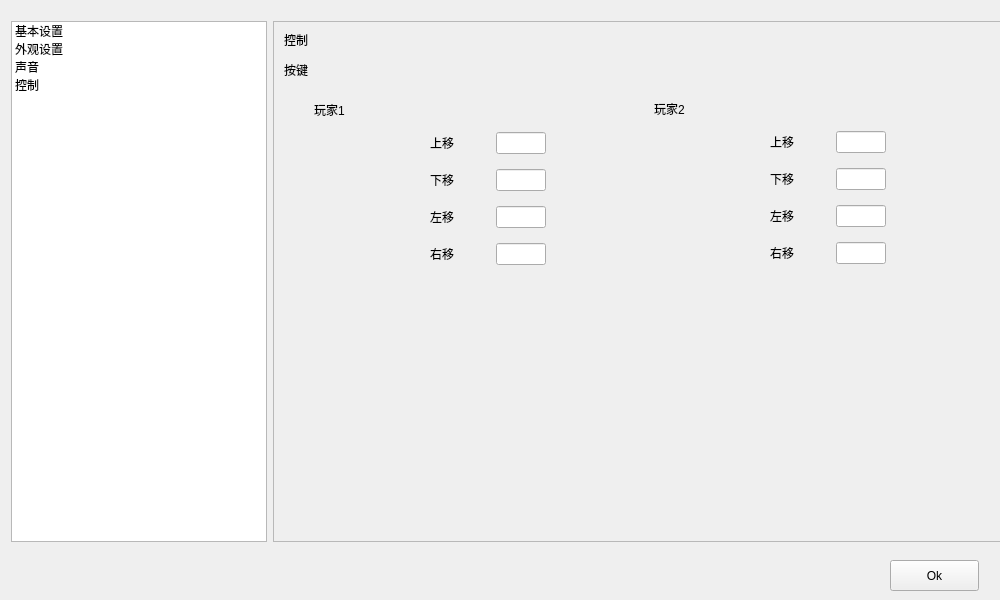
<?xml version="1.0" encoding="UTF-8"?>
<ui version="4.0">
 <class>Settings</class>
 <widget class="QWidget" name="Settings">
  <property name="geometry">
   <rect>
    <x>0</x>
    <y>0</y>
    <width>1000</width>
    <height>600</height>
   </rect>
  </property>
  <property name="sizePolicy">
   <sizepolicy hsizetype="Fixed" vsizetype="Fixed">
    <horstretch>0</horstretch>
    <verstretch>0</verstretch>
   </sizepolicy>
  </property>
  <property name="minimumSize">
   <size>
    <width>1000</width>
    <height>600</height>
   </size>
  </property>
  <property name="maximumSize">
   <size>
    <width>1000</width>
    <height>600</height>
   </size>
  </property>
  <property name="windowTitle">
   <string>设置</string>
  </property>
  <widget class="QPushButton" name="ok_button">
   <property name="geometry">
    <rect>
     <x>890</x>
     <y>560</y>
     <width>89</width>
     <height>31</height>
    </rect>
   </property>
   <property name="text">
    <string>Ok</string>
   </property>
  </widget>
  <widget class="QWidget" name="layoutWidget">
   <property name="geometry">
    <rect>
     <x>11</x>
     <y>21</y>
     <width>1170</width>
     <height>521</height>
    </rect>
   </property>
   <layout class="QHBoxLayout" name="horizontalLayout" stretch="1,0">
    <property name="sizeConstraint">
     <enum>QLayout::SetMaximumSize</enum>
    </property>
    <item>
     <widget class="QListWidget" name="settings_list">
      <property name="enabled">
       <bool>true</bool>
      </property>
      <property name="sizePolicy">
       <sizepolicy hsizetype="Fixed" vsizetype="Preferred">
        <horstretch>1</horstretch>
        <verstretch>0</verstretch>
       </sizepolicy>
      </property>
      <item>
       <property name="text">
        <string>基本设置</string>
       </property>
      </item>
      <item>
       <property name="text">
        <string>外观设置</string>
       </property>
      </item>
      <item>
       <property name="text">
        <string>声音</string>
       </property>
      </item>
      <item>
       <property name="text">
        <string>控制</string>
       </property>
      </item>
     </widget>
    </item>
    <item>
     <widget class="QStackedWidget" name="stack_widget">
      <property name="sizePolicy">
       <sizepolicy hsizetype="Minimum" vsizetype="Preferred">
        <horstretch>10</horstretch>
        <verstretch>0</verstretch>
       </sizepolicy>
      </property>
      <property name="frameShape">
       <enum>QFrame::StyledPanel</enum>
      </property>
      <property name="currentIndex">
       <number>3</number>
      </property>
      <widget class="QWidget" name="basic">
       <widget class="QLabel" name="label">
        <property name="geometry">
         <rect>
          <x>10</x>
          <y>10</y>
          <width>72</width>
          <height>15</height>
         </rect>
        </property>
        <property name="text">
         <string>基本设置</string>
        </property>
       </widget>
      </widget>
      <widget class="QWidget" name="page_2">
       <widget class="QLabel" name="label_2">
        <property name="geometry">
         <rect>
          <x>10</x>
          <y>10</y>
          <width>72</width>
          <height>15</height>
         </rect>
        </property>
        <property name="text">
         <string>外观设置</string>
        </property>
       </widget>
      </widget>
      <widget class="QWidget" name="audio">
       <widget class="QLabel" name="label_3">
        <property name="geometry">
         <rect>
          <x>10</x>
          <y>10</y>
          <width>72</width>
          <height>15</height>
         </rect>
        </property>
        <property name="text">
         <string>声音</string>
        </property>
       </widget>
       <widget class="QWidget" name="layoutWidget">
        <property name="geometry">
         <rect>
          <x>20</x>
          <y>40</y>
          <width>171</width>
          <height>51</height>
         </rect>
        </property>
        <layout class="QVBoxLayout" name="verticalLayout_9">
         <item>
          <widget class="QLabel" name="label_17">
           <property name="text">
            <string>实体</string>
           </property>
          </widget>
         </item>
         <item>
          <widget class="QSlider" name="entity_audio_slider">
           <property name="orientation">
            <enum>Qt::Horizontal</enum>
           </property>
          </widget>
         </item>
        </layout>
       </widget>
       <widget class="QWidget" name="layoutWidget">
        <property name="geometry">
         <rect>
          <x>20</x>
          <y>120</y>
          <width>171</width>
          <height>51</height>
         </rect>
        </property>
        <layout class="QVBoxLayout" name="verticalLayout_10">
         <item>
          <widget class="QLabel" name="label_35">
           <property name="text">
            <string>背景音乐</string>
           </property>
          </widget>
         </item>
         <item>
          <widget class="QSlider" name="bgm_audio_slider">
           <property name="orientation">
            <enum>Qt::Horizontal</enum>
           </property>
          </widget>
         </item>
        </layout>
       </widget>
      </widget>
      <widget class="QWidget" name="control">
       <widget class="QLabel" name="label_4">
        <property name="geometry">
         <rect>
          <x>10</x>
          <y>10</y>
          <width>72</width>
          <height>15</height>
         </rect>
        </property>
        <property name="text">
         <string>控制</string>
        </property>
       </widget>
       <widget class="QLabel" name="label_5">
        <property name="geometry">
         <rect>
          <x>10</x>
          <y>40</y>
          <width>72</width>
          <height>15</height>
         </rect>
        </property>
        <property name="text">
         <string>按键</string>
        </property>
       </widget>
       <widget class="QLabel" name="label_11">
        <property name="geometry">
         <rect>
          <x>51</x>
          <y>575</y>
          <width>30</width>
          <height>16</height>
         </rect>
        </property>
        <property name="text">
         <string>技能</string>
        </property>
       </widget>
       <widget class="QWidget" name="layoutWidget_4">
        <property name="geometry">
         <rect>
          <x>380</x>
          <y>70</y>
          <width>232</width>
          <height>172</height>
         </rect>
        </property>
        <layout class="QVBoxLayout" name="verticalLayout_3">
         <item>
          <widget class="QLabel" name="label_12">
           <property name="text">
            <string>玩家2</string>
           </property>
          </widget>
         </item>
         <item>
          <layout class="QHBoxLayout" name="horizontalLayout_7" stretch="1,1">
           <item>
            <spacer name="horizontalSpacer_2">
             <property name="orientation">
              <enum>Qt::Horizontal</enum>
             </property>
             <property name="sizeHint" stdset="0">
              <size>
               <width>40</width>
               <height>20</height>
              </size>
             </property>
            </spacer>
           </item>
           <item>
            <layout class="QVBoxLayout" name="verticalLayout_4">
             <property name="spacing">
              <number>15</number>
             </property>
             <property name="sizeConstraint">
              <enum>QLayout::SetFixedSize</enum>
             </property>
             <item>
              <layout class="QHBoxLayout" name="horizontalLayout_8" stretch="1,1">
               <property name="sizeConstraint">
                <enum>QLayout::SetDefaultConstraint</enum>
               </property>
               <item>
                <widget class="QLabel" name="label_13">
                 <property name="text">
                  <string>上移</string>
                 </property>
                </widget>
               </item>
               <item>
                <widget class="KeyLineEdit" name="p2_key_up"/>
               </item>
              </layout>
             </item>
             <item>
              <layout class="QHBoxLayout" name="horizontalLayout_9" stretch="1,1">
               <property name="sizeConstraint">
                <enum>QLayout::SetDefaultConstraint</enum>
               </property>
               <item>
                <widget class="QLabel" name="label_14">
                 <property name="text">
                  <string>下移</string>
                 </property>
                </widget>
               </item>
               <item>
                <widget class="KeyLineEdit" name="p2_key_down"/>
               </item>
              </layout>
             </item>
             <item>
              <layout class="QHBoxLayout" name="horizontalLayout_10" stretch="1,1">
               <property name="sizeConstraint">
                <enum>QLayout::SetDefaultConstraint</enum>
               </property>
               <item>
                <widget class="QLabel" name="label_15">
                 <property name="text">
                  <string>左移</string>
                 </property>
                </widget>
               </item>
               <item>
                <widget class="KeyLineEdit" name="p2_key_left"/>
               </item>
              </layout>
             </item>
             <item>
              <layout class="QHBoxLayout" name="horizontalLayout_11" stretch="1,1">
               <property name="sizeConstraint">
                <enum>QLayout::SetDefaultConstraint</enum>
               </property>
               <item>
                <widget class="QLabel" name="label_16">
                 <property name="text">
                  <string>右移</string>
                 </property>
                </widget>
               </item>
               <item>
                <widget class="KeyLineEdit" name="p2_key_right"/>
               </item>
              </layout>
             </item>
            </layout>
           </item>
          </layout>
         </item>
        </layout>
       </widget>
       <widget class="QWidget" name="layoutWidget">
        <property name="geometry">
         <rect>
          <x>40</x>
          <y>71</y>
          <width>232</width>
          <height>172</height>
         </rect>
        </property>
        <layout class="QVBoxLayout" name="verticalLayout_2">
         <item>
          <widget class="QLabel" name="label_6">
           <property name="text">
            <string>玩家1</string>
           </property>
          </widget>
         </item>
         <item>
          <layout class="QHBoxLayout" name="horizontalLayout_6" stretch="1,1">
           <item>
            <spacer name="horizontalSpacer">
             <property name="orientation">
              <enum>Qt::Horizontal</enum>
             </property>
             <property name="sizeHint" stdset="0">
              <size>
               <width>40</width>
               <height>20</height>
              </size>
             </property>
            </spacer>
           </item>
           <item>
            <layout class="QVBoxLayout" name="verticalLayout">
             <property name="spacing">
              <number>15</number>
             </property>
             <property name="sizeConstraint">
              <enum>QLayout::SetFixedSize</enum>
             </property>
             <item>
              <layout class="QHBoxLayout" name="horizontalLayout_2" stretch="1,1">
               <property name="sizeConstraint">
                <enum>QLayout::SetDefaultConstraint</enum>
               </property>
               <item>
                <widget class="QLabel" name="label_7">
                 <property name="text">
                  <string>上移</string>
                 </property>
                </widget>
               </item>
               <item>
                <widget class="KeyLineEdit" name="p1_key_up"/>
               </item>
              </layout>
             </item>
             <item>
              <layout class="QHBoxLayout" name="horizontalLayout_3" stretch="1,1">
               <property name="sizeConstraint">
                <enum>QLayout::SetDefaultConstraint</enum>
               </property>
               <item>
                <widget class="QLabel" name="label_8">
                 <property name="text">
                  <string>下移</string>
                 </property>
                </widget>
               </item>
               <item>
                <widget class="KeyLineEdit" name="p1_key_down"/>
               </item>
              </layout>
             </item>
             <item>
              <layout class="QHBoxLayout" name="horizontalLayout_4" stretch="1,1">
               <property name="sizeConstraint">
                <enum>QLayout::SetDefaultConstraint</enum>
               </property>
               <item>
                <widget class="QLabel" name="label_9">
                 <property name="text">
                  <string>左移</string>
                 </property>
                </widget>
               </item>
               <item>
                <widget class="KeyLineEdit" name="p1_key_left"/>
               </item>
              </layout>
             </item>
             <item>
              <layout class="QHBoxLayout" name="horizontalLayout_5" stretch="1,1">
               <property name="sizeConstraint">
                <enum>QLayout::SetDefaultConstraint</enum>
               </property>
               <item>
                <widget class="QLabel" name="label_10">
                 <property name="text">
                  <string>右移</string>
                 </property>
                </widget>
               </item>
               <item>
                <widget class="KeyLineEdit" name="p1_key_right"/>
               </item>
              </layout>
             </item>
            </layout>
           </item>
          </layout>
         </item>
        </layout>
       </widget>
      </widget>
     </widget>
    </item>
   </layout>
  </widget>
 </widget>
 <customwidgets>
  <customwidget>
   <class>KeyLineEdit</class>
   <extends>QLineEdit</extends>
   <header>tools/keylineedit.h</header>
  </customwidget>
 </customwidgets>
 <resources/>
 <connections/>
</ui>
